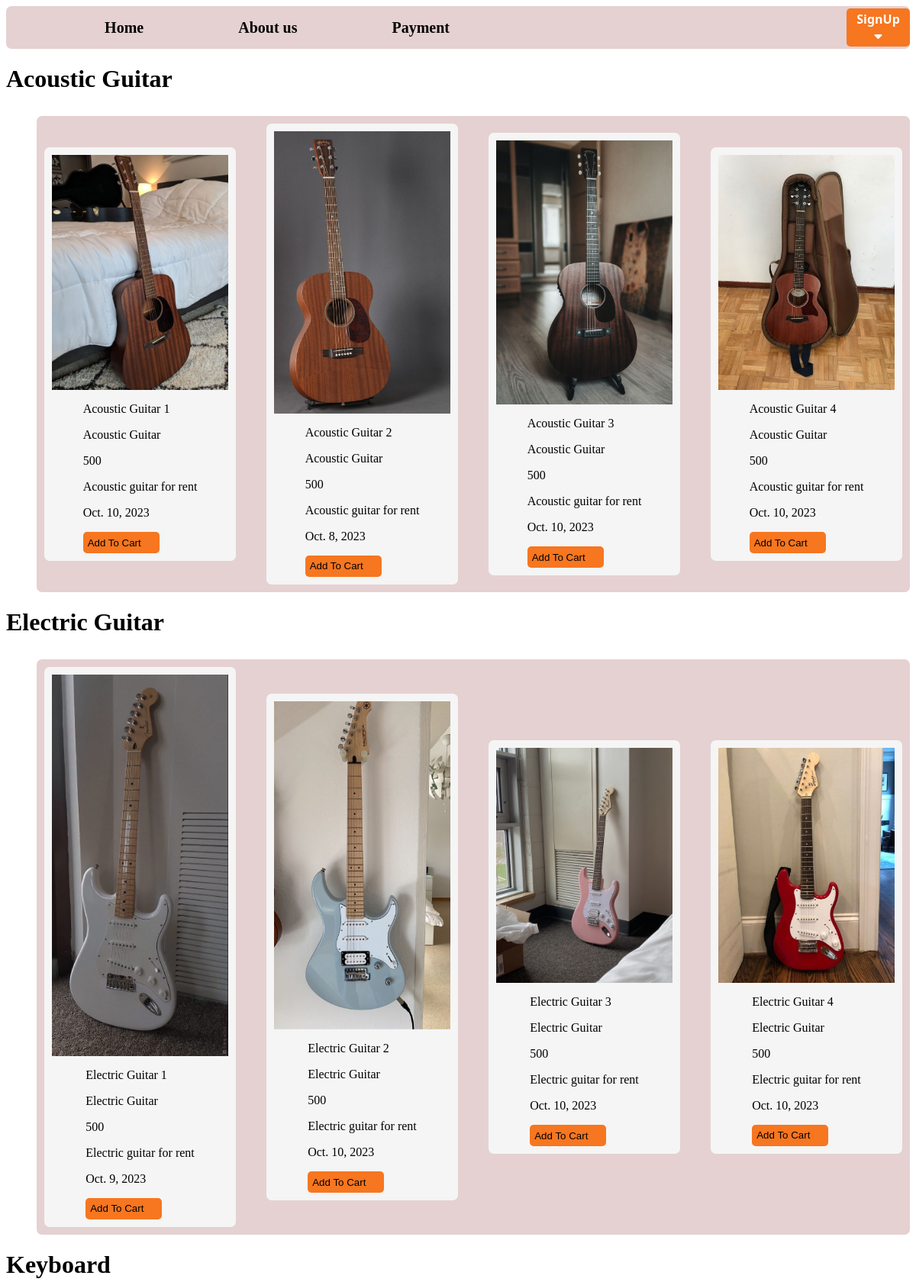
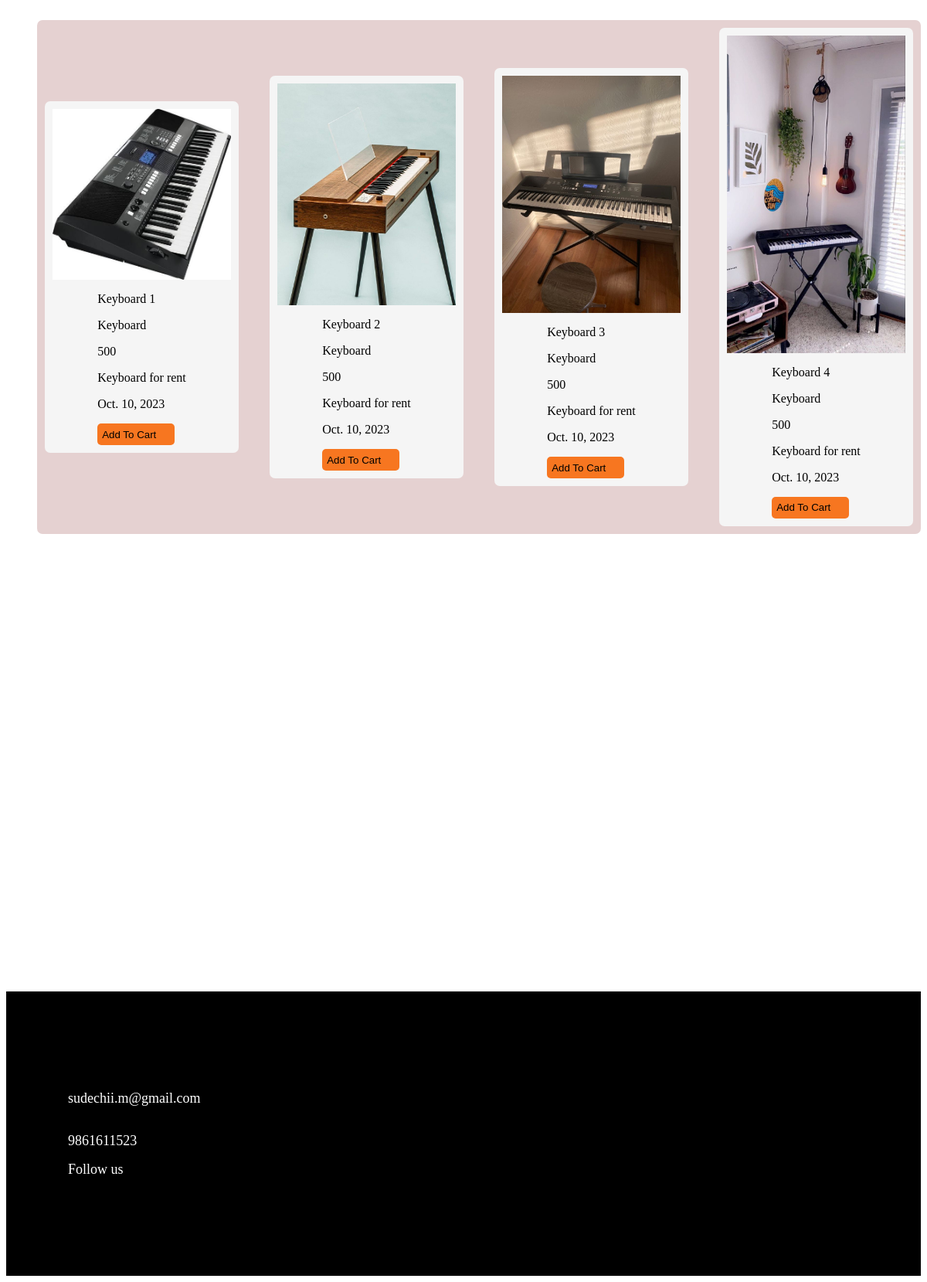
The page / on the database its author committed (2 pictures, top to bottom).
### rent/models.py (models this page shows, shortened)
class Product(models.Model):
    product_id = models.AutoField
    product_name = models.CharField(max_length=50)
    category = models.CharField(max_length=50, default="")
    subcategory = models.CharField(max_length=50, default="")
    price = models.CharField(max_length=50, default=0)
    desc = models.CharField(max_length=300)
    publish_date = models.DateField()
    image = models.ImageField(upload_to="media/rent/images", default="")

### rent/views.py (the view)
# urls.py: path('', include('rent.urls')),
def rent(request):
    Products = Product.objects.all()
    categories = Product.objects.values('category').distinct()
    category_products = {}
    for category in categories:
        Products = Product.objects.filter(category = category['category'])
        category_products[category['category']] = Products
    return render(request, 'rent/HomePage_Ashirbad.html', {'Product': Products, 'category_products': category_products})

### rent/templates/rent/HomePage_Ashirbad.html (shortened to what this page needs)
{% extends 'rent/basic.html' %}
  {% block css %}
  {{ block.super }}
  <link rel="stylesheet" href="static/HomePages/product.css">
   {% endblock %}
  {% block body %}
{% for category, products in category_products.items %}
<h1>{{category}} </h1>
<div class="product-container">
  {% for product in products %}
  <div class="product">
    <img src="{{product.image}}" alt="{{product.product_name}}">
    <div class="product-details">
        <p>{{product.product_name}}</p>
        <p>{{product.category}}</p>
        <p class="price">{{product.price}}</p>
        <p class="description">{{product.desc}}</p>
        <p class="publish-date">{{product.publish_date}}</p>
        <button class="add-to-cart">Add To Cart</button>
    </div>
  </div>
  {% endfor %}
</div>
{% endfor %}
<footer class="contact-us">
  <div class="container-contact">
<div class="contact-email">sudechii.m@gmail.com</div>
<br>
<div class="contact-number">9861611523</div>
</div>
  <div class="follow-us">Follow us</div>
</footer>
{% endblock %}

### rent/templates/rent/basic.html (shortened to what this page needs)
<!DOCTYPE html>
<html lang="en">
<head>
    {% block css %}
      <link rel="stylesheet" href="static/HomePages/HomePage.css">
    <link rel="stylesheet" href="static/RegisterPages/Register.css">
    <link rel="stylesheet" href="static/LoginPages/Login.css">
    <link rel="stylesheet" href="static/HomePages/contact.css">
    <link rel="stylesheet" href="https://cdnjs.cloudflare.com/ajax/libs/font-awesome/6.4.2/css/all.min.css">
    {% endblock %}
</head>
<body>
<div class="main-container">
    <nav class="nav-bar">
        <ul class="nav-bar-anchor">
    <li ><a class = "nav-home" href="HomePage_Ashirbad.html">Home</a></li>
    <li ><a class = "nav-rent" href="about.html">About us</a></li>
    <li ><a class = "nav-payment" href="Payment.html">Payment</a></li>
    </ul>
    <li class="dropdown">
      <button class="SignUp-nav">SignUp <i class="fas fa-caret-down"></i></button>
    </li>
  </nav>
</div>
{% block body %}
{% endblock %}
</body>
</html>

### rent/static/HomePages/HomePage.css (style rules this page uses)
li { display: inline; }
.nav-bar { display: flex; align-items: center; background-color: rgb(229, 209, 209); justify-content: flex-end; height: 7ch; border-radius: 7px; }
.nav-bar a { color: black; text-decoration: none; font-size: 20px; font-weight: bold; margin-right: 120px; }
.nav-bar-anchor { margin-right: 400px; }
.SignUp-nav { font-family: system-ui,-apple-system,system-ui,"Helvetica Neue",Helvetica,Arial,sans-serif; font-size: 16px; font-weight: 600; height: 50px; width: 83px; border: 0px; cursor: pointer; background-color: #f77620; color: white; border: none; border-radius: 5px; }
i.fas { margin-right: 5px; }
i.fas.fa-caret-down { margin-left: 5px; }

### rent/static/HomePages/contact.css (style rules this page uses)
.contact-us { background-color: black; display: flex; flex-direction: column; margin-top: 50%; height: 23rem; }
.contact-email, .contact-number, .follow-us { color: white; margin-top: 1rem; margin-left: 5rem; font-size: 18px; }
.container-contact { margin-top: 7rem; }

### rent/static/HomePages/product.css (style rules this page uses)
.product-container { background-color: rgb(229, 209, 209); cursor: pointer; border-radius: 7px; margin-left: 40px; margin-top: 30px; height: auto; display: grid; grid-template-columns: repeat(4 ,1fr); grid-gap: 20px; align-items: center; }
.product { background-color: whitesmoke; cursor: pointer; border-radius: 7px; display: flex; flex-direction: column; justify-content: center; align-items: center; padding: 10px; max-width: 300px; margin: 10px; }
.product img { max-width: 100%; height: 100%; object-fit: cover; }
.add-to-cart { background-color: #f77620; display: flex; align-items: center; border-radius: 5px; border-style: none; cursor: pointer; height: 28px; width: 100px; }

### rows shown on the page
Product: image (picture), product_name "Acoustic Guitar 1", category "Acoustic Guitar", price "500", desc "Acoustic guitar for rent", publish_date "Oct. 10, 2023"
Product: image (picture), product_name "Acoustic Guitar 2", category "Acoustic Guitar", price "500", desc "Acoustic guitar for rent", publish_date "Oct. 8, 2023"
Product: image (picture), product_name "Acoustic Guitar 3", category "Acoustic Guitar", price "500", desc "Acoustic guitar for rent", publish_date "Oct. 10, 2023"
Product: image (picture), product_name "Acoustic Guitar 4", category "Acoustic Guitar", price "500", desc "Acoustic guitar for rent", publish_date "Oct. 10, 2023"
Product: image (picture), product_name "Electric Guitar 1", category "Electric Guitar", price "500", desc "Electric guitar for rent", publish_date "Oct. 9, 2023"
Product: image (picture), product_name "Electric Guitar 2", category "Electric Guitar", price "500", desc "Electric guitar for rent", publish_date "Oct. 10, 2023"
Product: image (picture), product_name "Electric Guitar 3", category "Electric Guitar", price "500", desc "Electric guitar for rent", publish_date "Oct. 10, 2023"
Product: image (picture), product_name "Electric Guitar 4", category "Electric Guitar", price "500", desc "Electric guitar for rent", publish_date "Oct. 10, 2023"
Product: image (picture), product_name "Keyboard 1", category "Keyboard", price "500", desc "Keyboard for rent", publish_date "Oct. 10, 2023"
Product: image (picture), product_name "Keyboard 2", category "Keyboard", price "500", desc "Keyboard for rent", publish_date "Oct. 10, 2023"
Product: image (picture), product_name "Keyboard 3", category "Keyboard", price "500", desc "Keyboard for rent", publish_date "Oct. 10, 2023"
Product: image (picture), product_name "Keyboard 4", category "Keyboard", price "500", desc "Keyboard for rent", publish_date "Oct. 10, 2023"

### other values the page prints
{{ category }} "Acoustic Guitar" "Electric Guitar" "Keyboard"
